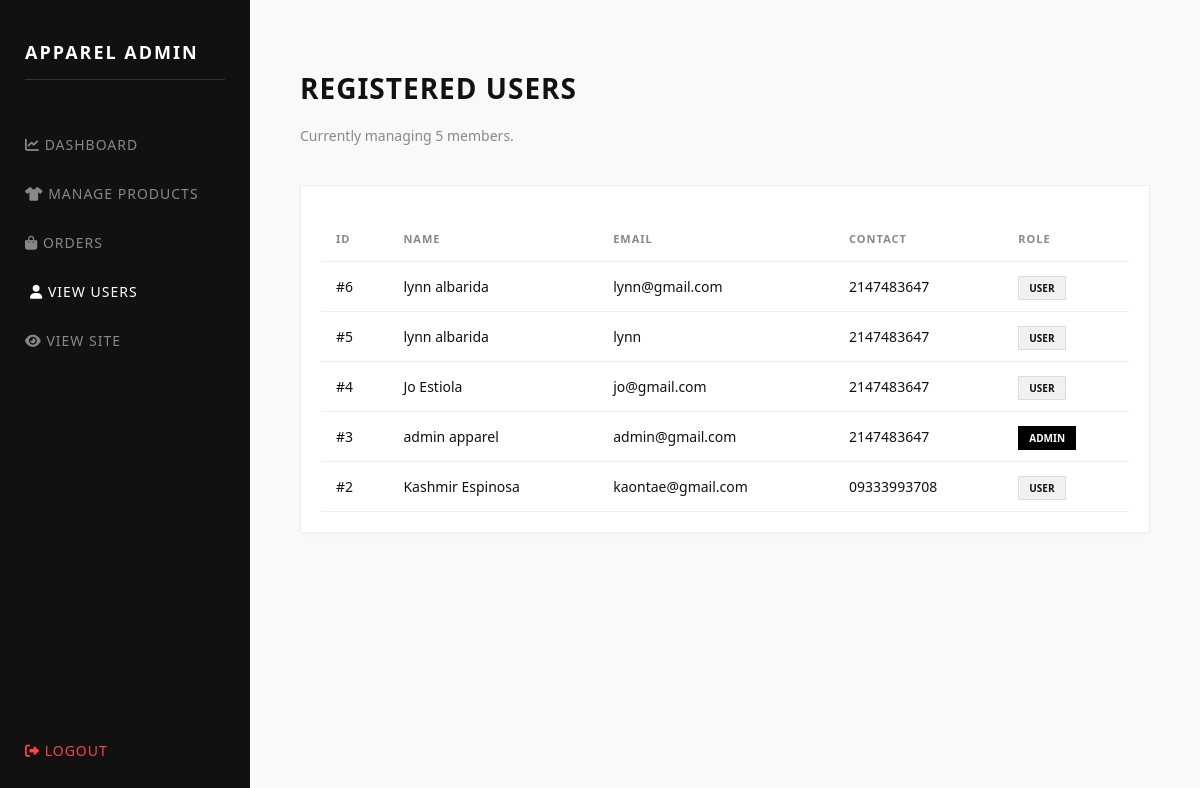
Page /admin/users.php (signed in) on the earlier database version.
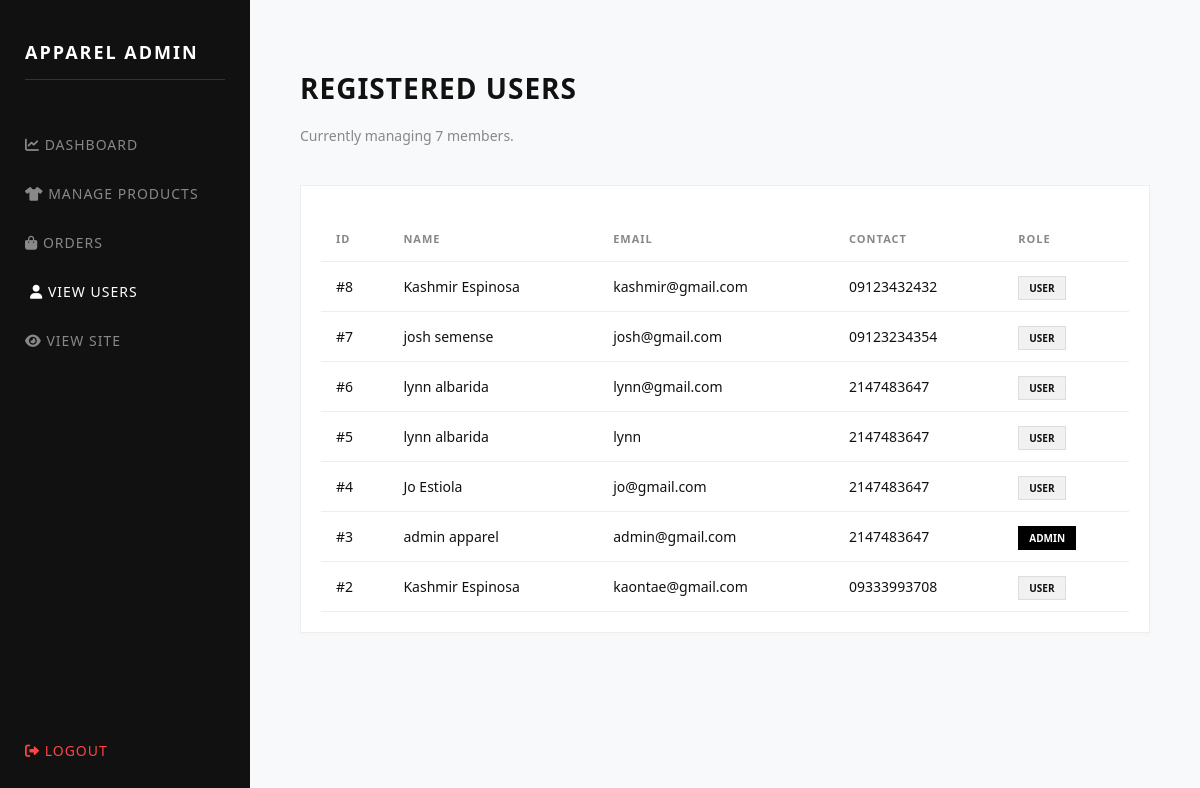
Same page on the later database version.
### tables this page shows
CREATE TABLE `users` (
  `id` int(11) NOT NULL,
  `first_name` varchar(50) DEFAULT NULL,
  `last_name` varchar(50) DEFAULT NULL,
  `email` varchar(100) DEFAULT NULL,
  `password` varchar(255) DEFAULT NULL,
  `contact_no` varchar(20) DEFAULT NULL,
  `role` enum('user','admin') DEFAULT 'user'
);

### admin/users.php (the view, shortened to what this page needs)
<?php
include "../config/database.php";
$result = mysqli_query($conn, "SELECT id, first_name, last_name, email, contact_no, role FROM users ORDER BY id DESC");
$user_count = mysqli_num_rows($result);
?>
<!DOCTYPE html>
<html lang="en">
<head>
    <link rel="stylesheet" href="https://cdnjs.cloudflare.com/ajax/libs/font-awesome/6.0.0/css/all.min.css">
</head>
<body>
    <div class="sidebar">
        <h2>APPAREL ADMIN</h2>
        <a href="dashboard.php"><i class="fas fa-chart-line"></i> Dashboard</a>
        <a href="products.php"><i class="fas fa-tshirt"></i> Manage Products</a>
        <a href="orders.php"><i class="fas fa-shopping-bag"></i> Orders</a>
        <a href="users.php" class="active-link"><i class="fas fa-user"></i> View Users</a>
        <a href="../index.php"><i class="fas fa-eye"></i> View Site</a>
        <a href="logout.php" class="logout-link"><i class="fas fa-sign-out-alt"></i> Logout</a>
    </div>
    <div class="main-content">
        <header>
            <h1 style="font-size: 28px; text-transform: uppercase; letter-spacing: 1px;">Registered Users</h1>
            <p style="color: #888; font-size: 14px; margin-bottom: 40px;">Currently managing <?php echo $user_count; ?> members.</p>
        </header>
        <div class="table-card">
            <table>
                <thead>
                    <tr>
                        <th>ID</th>
                        <th>Name</th>
                        <th>Email</th>
                        <th>Contact</th>
                        <th>Role</th>
                    </tr>
                </thead>
                <tbody>
                    <?php while($row = mysqli_fetch_assoc($result)): ?>
                    <tr>
                        <td>#<?php echo $row['id']; ?></td>
                        <td><?php echo $row['first_name'] . " " . $row['last_name']; ?></td>
                        <td><?php echo $row['email']; ?></td>
                        <td><?php echo $row['contact_no']; ?></td>
                        <td>
                            <span class="role-badge <?php echo ($row['role'] == 'admin') ? 'role-admin' : ''; ?>">
                                <?php echo $row['role']; ?>
                            </span>
                        </td>
                    </tr>
                    <?php endwhile; ?>
                </tbody>
            </table>
        </div>
    </div>
</body>
</html>

### admin/users.php (style rules this page uses)
body { margin: 0; display: flex; background-color: #f8f9fa; font-family: 'Segoe UI', sans-serif; color: #111; }
.sidebar { width: 250px; height: 100vh; background: #111; color: #fff; padding: 25px; position: fixed; box-sizing: border-box; display: flex; flex-direction: column; }
.sidebar h2 { font-size: 18px; letter-spacing: 2px; margin-bottom: 40px; text-transform: uppercase; border-bottom: 1px solid #333; padding-bottom: 15px; }
.sidebar a { display: block; color: #888; text-decoration: none; padding: 15px 0; transition: 0.3s; font-size: 14px; text-transform: uppercase; letter-spacing: 1px; }
.sidebar a:hover, .active-link { color: #fff !important; transform: translateX(5px); }
.logout-link { margin-top: auto; color: #ff4444 !important; padding-bottom: 20px; }
.main-content { margin-left: 250px; width: calc(100% - 250px); padding: 50px; box-sizing: border-box; }
.table-card { background: #fff; border: 1px solid #eee; padding: 20px; box-shadow: 0 2px 5px rgba(0,0,0,0.02); }
table { width: 100%; border-collapse: collapse; margin-top: 10px; }
th { text-align: left; padding: 15px; font-size: 11px; text-transform: uppercase; color: #888; border-bottom: 1px solid #eee; letter-spacing: 1px; }
td { padding: 15px; font-size: 14px; border-bottom: 1px solid #eee; }
.role-badge { padding: 4px 10px; font-size: 10px; text-transform: uppercase; font-weight: bold; background: #f1f1f1; border: 1px solid #ddd; }
.role-admin { background: #000; color: #fff; border-color: #000; }

Differences in the rows shown:
added users: id "8", first_name "Kashmir", last_name "Espinosa", email "kashmir@gmail.com", contact_no "09123432432", role "USER"
added users: id "7", first_name "josh", last_name "semense", email "josh@gmail.com", contact_no "09123234354", role "USER"
Other differences:
$user_count: "5" → "7"
